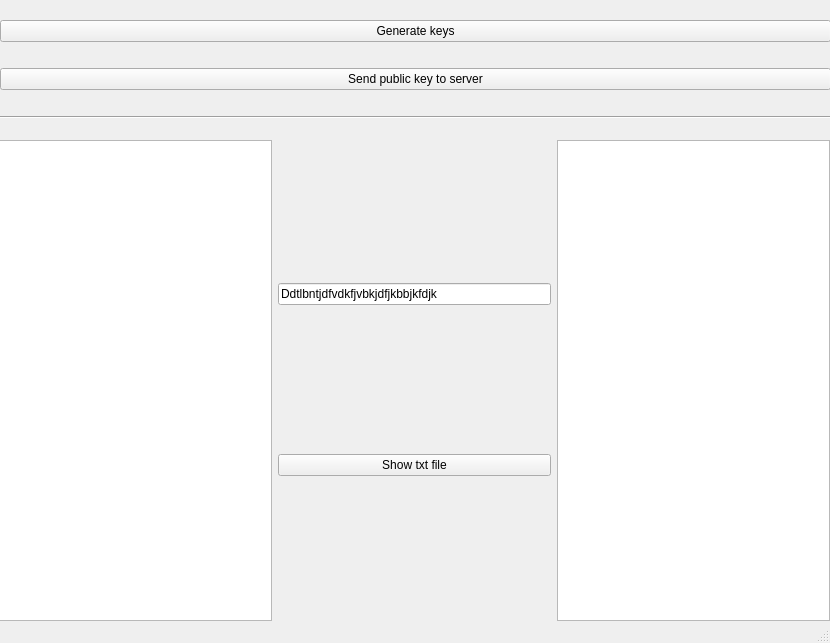
<?xml version="1.0" encoding="UTF-8"?>
<ui version="4.0">
 <class>MainWindow</class>
 <widget class="QMainWindow" name="MainWindow">
  <property name="geometry">
   <rect>
    <x>0</x>
    <y>0</y>
    <width>830</width>
    <height>643</height>
   </rect>
  </property>
  <property name="windowTitle">
   <string>MainWindow</string>
  </property>
  <widget class="QWidget" name="centralwidget">
   <widget class="QWidget" name="gridLayoutWidget">
    <property name="geometry">
     <rect>
      <x>0</x>
      <y>0</y>
      <width>831</width>
      <height>141</height>
     </rect>
    </property>
    <layout class="QGridLayout" name="gridLayout">
     <item row="1" column="0">
      <widget class="QPushButton" name="pushButton">
       <property name="text">
        <string>Send public key to server</string>
       </property>
      </widget>
     </item>
     <item row="0" column="0">
      <widget class="QPushButton" name="pushButton_2">
       <property name="text">
        <string>Generate keys</string>
       </property>
      </widget>
     </item>
     <item row="4" column="0">
      <widget class="Line" name="line">
       <property name="orientation">
        <enum>Qt::Horizontal</enum>
       </property>
      </widget>
     </item>
    </layout>
   </widget>
   <widget class="QWidget" name="horizontalLayoutWidget">
    <property name="geometry">
     <rect>
      <x>-1</x>
      <y>140</y>
      <width>831</width>
      <height>481</height>
     </rect>
    </property>
    <layout class="QHBoxLayout" name="horizontalLayout">
     <item>
      <widget class="QListWidget" name="listWidget"/>
     </item>
     <item>
      <layout class="QVBoxLayout" name="verticalLayout_2">
       <item>
        <widget class="QLineEdit" name="lineEdit">
         <property name="text">
          <string>Ddtlbntjdfvdkfjvbkjdfjkbbjkfdjk</string>
         </property>
        </widget>
       </item>
       <item>
        <widget class="QPushButton" name="pushButton_3">
         <property name="text">
          <string>Show txt file</string>
         </property>
        </widget>
       </item>
      </layout>
     </item>
     <item>
      <widget class="QTextBrowser" name="textBrowser"/>
     </item>
    </layout>
   </widget>
  </widget>
  <widget class="QStatusBar" name="statusbar"/>
 </widget>
 <resources/>
 <connections/>
</ui>
